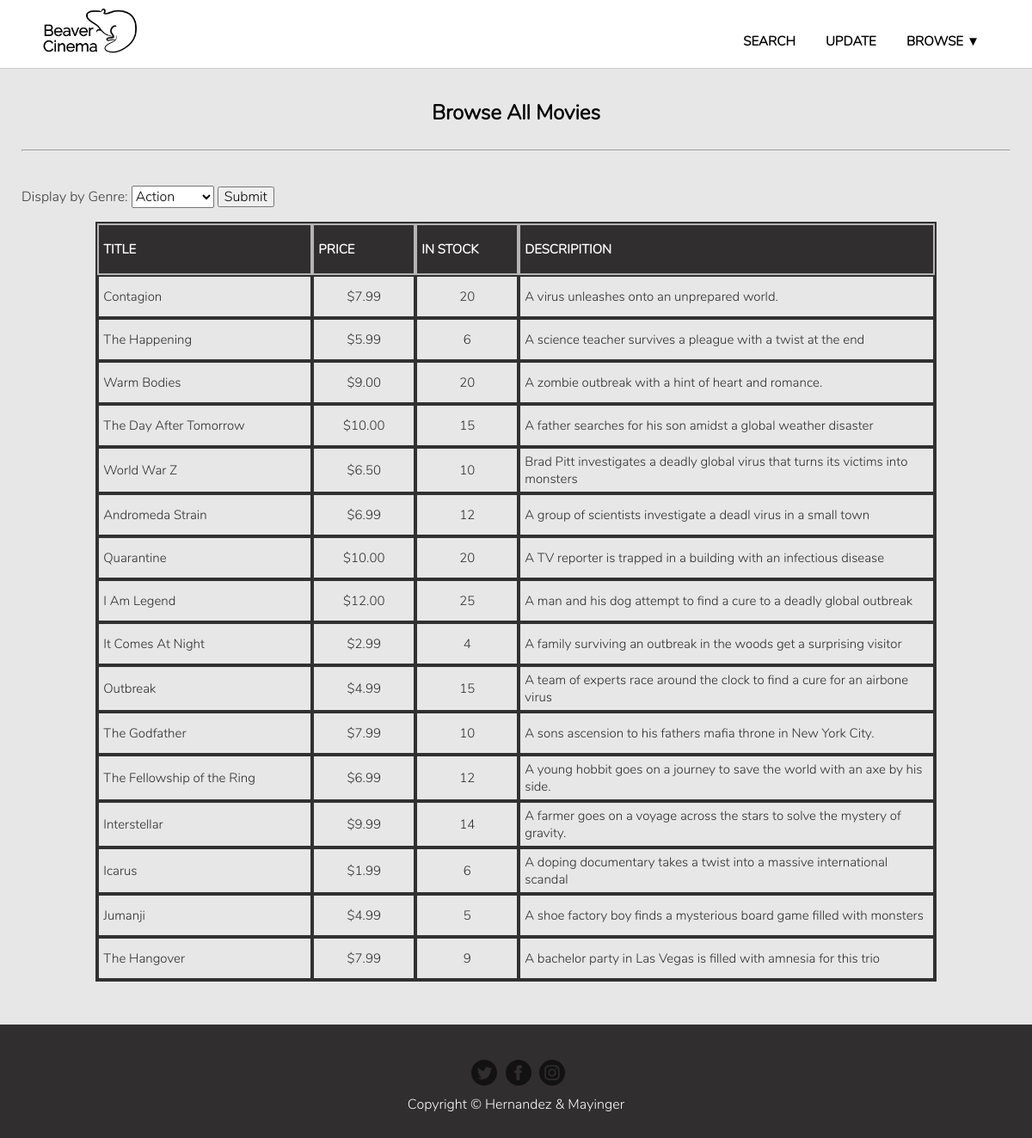
Screenshot of /views/movies.php with the database file from the repository.
### tables this page shows
CREATE TABLE `movies` (
	`movie_id` int(11) unsigned NOT NULL AUTO_INCREMENT,
	`title` varchar(255) NOT NULL,
	`price` decimal(5,2) NOT NULL DEFAULT '5.99',
	`num_stock` int(11) unsigned DEFAULT NULL,
	`movie_description` text,
	PRIMARY KEY (`movie_id`)
);

### views/movies.php (the view, shortened to what this page needs)
<?php
include("header.php");
include("../backend/db_connection.php");	?>
		<div class="container grid">
			<div class="box title">
					<h2 class="title">Browse All Movies</h2>
					<hr>
				</div>
			<div class="box tbl-header">
			<form action="/action_page.php">
				<label for="genre-list">Display by Genre:</label>
				<select id="genre-list" name="genre-list">
					<option value="action">Action</option>
				</select>
				<input type="submit" value="Submit">
			</form>
				<?php
				$mysqli = OpenCon();
				$result = $mysqli->query("SELECT * FROM movies") or die($mysqli->error);
				?>
				<table class="movie-table">
					<thead>
						<tr class="header-row">
							<th>Title</th>
							<th>Price</th>
							<th>In Stock</th>
							<th>Descripition</th>
						</tr>
					</thead>
					<tbody>
					<?php	while ($row = $result->fetch_assoc()): ?>
						<tr>
							<td><?php echo $row['title']; ?></td>
							<td class="center-column"><?php echo '$'; echo $row['price']; ?></td>
							<td class="center-column"><?php echo $row['num_stock']; ?></td>
							<td><?php echo $row['movie_description']; ?></td>
						</tr>
					<?php endwhile; ?>
					</tbody>
				</table>
			</div>
		</div>
	</div>
<?php include("footer.php");	?>

### styling/style.css (style rules this page uses)
* { box-sizing: border-box; }
body { line-height: 1.6; color: #3a3a3a; font-family: 'Varela Round', sans-serif; line-height: 1.6; color: #3a3a3a; background: rgb(48, 46, 46); }
h2, h3, a { color: black; }
h2, h3 { margin-top: 0; }
@media (min-width: 769px) { .container { width: 100%; max-width: 1150px; margin: 0 auto; } }
.grid { display: grid; grid-template-columns: 1fr; grid-gap: 0.5em; justify-items:stretch; align-items:stretch; padding-bottom: 50px; margin-top: 80px; }
.title { margin-bottom: 1.5rem; margin-top: 1rem; text-align: center; }
table { width: 85%; table-layout: fixed; padding: 0; border-spacing: 0; border: 2px solid rgb(49, 49, 49); margin: 0 auto; }
.header-row { height: 60px; }
th { text-align: left; padding: 5px 5px; font-size: 15px; color: #fff; text-transform: uppercase; background: rgb(48, 46, 46); border: 2px solid rgb(182, 181, 181); }
td { padding: 5px; text-align: left; vertical-align:middle; font-weight: 300; font-size: 15px; color: rgb(43, 43, 43); border-bottom: solid 1px rgba(255,255,255,0.1); line-height: 20px; border: 2px solid rgb(49, 49, 49); }
tr { height: 50px; }
.center-column { text-align: center; }
.movie-table td:nth-child(1), .movie-table th:nth-child(1) { width: 250px; }
.movie-table td:nth-child(2), .movie-table th:nth-child(2), .movie-table th:nth-child(3), .movie-table th:nth-child(3) { width: 120px; }

### rows the page displays
movies: title "Contagion", price "7.99", num_stock "20", movie_description "A virus unleashes onto an unprepared world."
movies: title "The Happening", price "5.99", num_stock "6", movie_description "A science teacher survives a pleague with a twist at the end"
movies: title "Warm Bodies", price "9.00", num_stock "20", movie_description "A zombie outbreak with a hint of heart and romance."
movies: title "The Day After Tomorrow", price "10.00", num_stock "15", movie_description "A father searches for his son amidst a global weather disaster"
movies: title "World War Z", price "6.50", num_stock "10", movie_description "Brad Pitt investigates a deadly global virus that turns its victims into monsters"
movies: title "Andromeda Strain", price "6.99", num_stock "12", movie_description "A group of scientists investigate a deadl virus in a small town"
movies: title "Quarantine", price "10.00", num_stock "20", movie_description "A TV reporter is trapped in a building with an infectious disease"
movies: title "I Am Legend", price "12.00", num_stock "25", movie_description "A man and his dog attempt to find a cure to a deadly global outbreak"
movies: title "It Comes At Night", price "2.99", num_stock "4", movie_description "A family surviving an outbreak in the woods get a surprising visitor"
movies: title "Outbreak", price "4.99", num_stock "15", movie_description "A team of experts race around the clock to find a cure for an airbone virus"
movies: title "The Godfather", price "7.99", num_stock "10", movie_description "A sons ascension to his fathers mafia throne in New York City."
movies: title "The Fellowship of the Ring", price "6.99", num_stock "12", movie_description "A young hobbit goes on a journey to save the world with an axe by his side."
movies: title "Interstellar", price "9.99", num_stock "14", movie_description "A farmer goes on a voyage across the stars to solve the mystery of gravity."
movies: title "Icarus", price "1.99", num_stock "6", movie_description "A doping documentary takes a twist into a massive international scandal"
movies: title "Jumanji", price "4.99", num_stock "5", movie_description "A shoe factory boy finds a mysterious board game filled with monsters"
movies: title "The Hangover", price "7.99", num_stock "9", movie_description "A bachelor party in Las Vegas is filled with amnesia for this trio"
